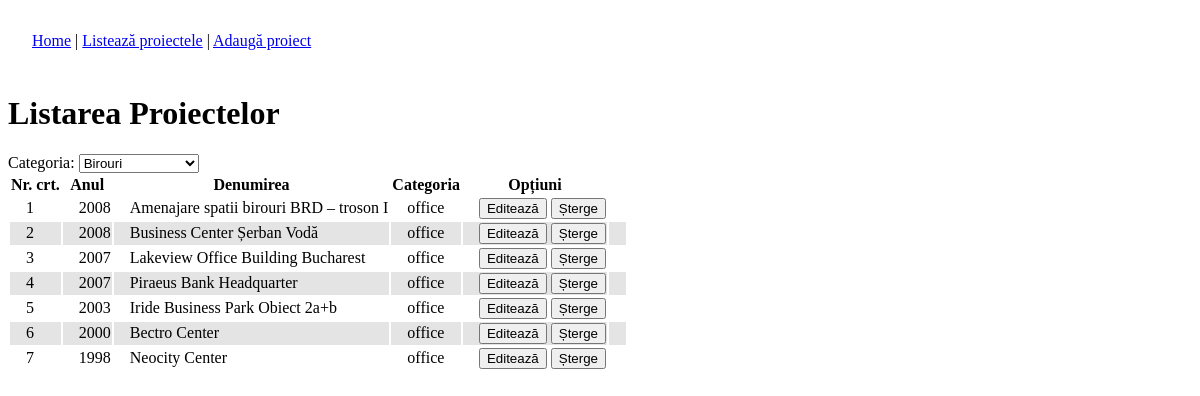
Page /admin/list.php?category=office on the committed database.
### tables this page shows
CREATE TABLE `portfolio` (
  `id` int(11) NOT NULL auto_increment,
  `name` varchar(128) NOT NULL,
  `category` enum('office','residential','hotel','industrial','commercial','restoration','hospital','other') NOT NULL,
  `tags` varchar(64) NOT NULL,
  `address` varchar(512) NOT NULL,
  `developer` varchar(128) NOT NULL,
  `chief_architect` varchar(128) NOT NULL,
  `whole_area` int(11) default NULL,
  `height` varchar(128) NOT NULL,
  `phase` varchar(128) NOT NULL,
  `year_begin` year(4) default NULL,
  `year_end` year(4) default NULL,
  `description` text NOT NULL,
  `images` varchar(512) NOT NULL,
  PRIMARY KEY  (`id`)
);

### SingletonDB.class.php (called while the page is built, shortened)
<?php
class SingletonDB
{
	private static $connection;
	public static function connect()
	{
		if(!isset(self::$connection))
		{
			self::$connection = new mysqli(ADDRESS, USERNAME, PASSWORD, DATABASE);
		}
		return self::$connection;
	}
}
?>

### Content.class.php (called while the page is built, shortened)
<?php
require_once('util.inc.php');
class Content
{
	protected $db;
	protected $languages;
	public function __construct($namespace)
	{
		try {
			$this->db = SingletonDB::connect();
			if( !($result = $this->db->query("SELECT * FROM `languages`")) )
				throw new DBException('query');
			while($row = $result->fetch_assoc())
			{
				$this->languages[$row['code']]['name'] = $row['name'];
				$this->languages[$row['code']]['img'] = $row['image'];
			}
			$matchedLang = $this->matchLanguage();
			if( !($result = $this->db->query("SELECT * FROM `content` WHERE namespace = 'common' OR namespace = '"
					. $this->db->escape_string($namespace) . "'")) )
				throw new DBException('query');
			while($row = $result->fetch_assoc())
			{
				$this->content[$row['name']] = json_decode($row['value'], true);
			}
			if (! ($result = $this->db->query("SELECT category, COUNT(*) count FROM `portfolio` GROUP BY category")) )
				throw new DBException('query');
			while ($row = $result->fetch_assoc())
				$this->projectsCount[ $row['category'] ] = intval($row['count']);
		}
		catch(DBException $e) {
			echo $e->errorMessage();
			die();
		}
	}
	public function getLanguages()
	{
		return $this->languages;
	}
	public function matchLanguage()
	{
		$pattern = '/^(?P<primarytag>[a-zA-Z]{2,8})'.
    '(?:-(?P<subtag>[a-zA-Z]{2,8}))?(?:(?:;q=)'.
    '(?P<quantifier>\d\.\d))?$/';
		foreach (explode(',', $_SERVER['HTTP_ACCEPT_LANGUAGE']) as $lang)
		{
			$splits = array();
			if (preg_match($pattern, $lang, $splits))
			{
				$language = $splits['primarytag'];
				if(isset($this->languages[$language]))
					return $language;
			}
			else
				return 'en';
		}
		return 'en';
	}
	public function isRowIncomplete($row)
	{
		$incomplete = '';
		$images = json_decode($row['images'], true);
		return $incomplete;
	}
	public function getPortfolioSummary($category, $page, $checkIncomplete=false)
	{
		$portfolio = null;
		if(!$checkIncomplete)
			$columns = "id, name, tags, year_begin, images, category";
		else
			$columns = "*";
		$query = "SELECT ". $columns. " FROM `portfolio`";
		if($category != null)
			$query .= " WHERE category = '". $this->db->escape_string($category) . "'";
		$query .= " ORDER BY year_begin DESC, name ASC";
		$result = $this->db->query($query);
		while($row = $result->fetch_assoc())
		{
			$portfolio[$row['id']]['name'] = $row['name'];
			$portfolio[$row['id']]['tags'] = $row['tags'];
			$portfolio[$row['id']]['year_begin'] = $row['year_begin'];
			$images = json_decode($row['images'], true);
			if(!$images)
				$portfolio[$row['id']]['image'] = null;
			else
				$portfolio[$row['id']]['image'] = getThumbFileName($images[0]);
			$portfolio[$row['id']]['category'] = $row['category'];
			if($checkIncomplete)
				$portfolio[$row['id']]['incomplete'] =
						$this->isRowIncomplete($row);
		}
		return $portfolio;
	}
}

### util.inc.php (called while the page is built, shortened)
<?php
function getThumbFileName($img)
{
	$ext = strrchr($img, '.');
	$basename = substr($img, 0, strpos($img, $ext));
	$thumb = "${basename}_thumb${ext}";
	return $thumb;
}

### admin/list.php (the view, shortened to what this page needs)
<?php
require_once('../Content.class.php');
$dbContent = new Content('common');
if(isset($_GET['del']))
{
	$dbContent->deleteProject($_GET['del'], $dbContent->getProject($_GET['del']));
	header('Location: list.php');
}
else
{
?>
<!DOCTYPE html PUBLIC "-//W3C//DTD XHTML 1.0 Strict//EN" "http://www.w3.org/TR/xhtml1/DTD/xhtml1-strict.dtd">
<html xmlns="http://www.w3.org/1999/xhtml">
<head>
<link href="../css/admin.css" rel="stylesheet" type="text/css" />
</head>
<body>
<?php
include('menu.php');
if(isset($_GET['category']))
	$category = $_GET['category'];
else
	$category = "";
echo "<h1>Listarea Proiectelor</h1>";
?>
Categoria: <select name="cat" onchange="window.location = 'list.php?category=' + this.value">
	<option value="office" <?php echo ($category=="office" ? 'selected="selected"' : '') ?> >Birouri</option>
</select>
<?php
$summary = $dbContent->getPortfolioSummary($category, null, true);
echo '<table><tr><th>Nr. crt.</th><th>Anul</th><th>Denumirea</th><th>Categoria</th><th>Opțiuni</th><th></th></tr>';
$i = 1;
$alt = 0;
foreach($summary as $prjId => $prj)
{
	echo "<tr". ($alt ? ' class="alt"': ''). "><td>$i</td><td>"
		. $prj['year_begin']. "</td><td>". $prj['name']
		. '</td><td>'. $prj['category']. '</td><td><input type="button" value="Editează" '
		. 'onclick="edit('. $prjId. ')" /> '
		. '<input type="button" value="Șterge" onclick="del('
		. $prjId. ', \''. $prj['name']. '\')" /></td>'
		. '<td>'. ($prj['incomplete'] ? '<span class="incomplete">Incomplet</span>' : '')
		. '</td></tr>';
	$i++;
	$alt = ($alt + 1) % 2;
}
echo '</table>';
?>
</body>
</html>
<?php
}
?>

### css/admin.css (style rules this page uses)
td { padding-left: 16px; }
tr.alt td { background-color: #E4E4E4; }

### rows in the picture
portfolio: year_begin "2008", name "Amenajare spatii birouri BRD – troson I", category "office"
portfolio: year_begin "2008", name "Business Center Șerban Vodă", category "office"
portfolio: year_begin "2007", name "Lakeview Office Building Bucharest", category "office"
portfolio: year_begin "2007", name "Piraeus Bank Headquarter", category "office"
portfolio: year_begin "2003", name "Iride Business Park Obiect 2a+b", category "office"
portfolio: year_begin "2000", name "Bectro Center", category "office"
portfolio: year_begin "1998", name "Neocity Center", category "office"
